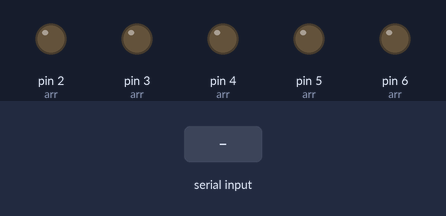
This sketch was run on a simulated Arduino Uno, built with avr-gcc and run on an emulated ATmega328P. Shown: output pins drawn as LEDs (lit = HIGH). The inputs (shaded band) are chosen by the test bench. Pins used as bus, display or sensor lines are not drawn; what the sketch prints to the serial monitor is not drawn.

Above: at 1.2 s.
1.3 s: "5\n" received over Serial
At 1.9 s:
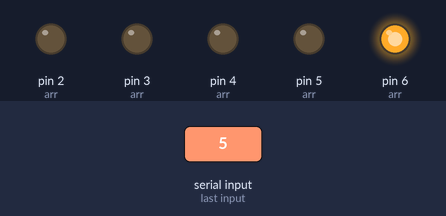
Timing chart, 0 to 4.3 s (numbered marks = the images above; inputs shaded):
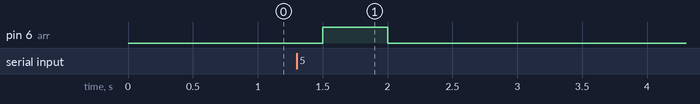

The sketch:

5light_flicker_on_input.ino
```cpp
int red = 2;
int yellow = 3;
int blue = 4;
int green = 5;
int white = 6;
int xInteger;


int arr[6] = {0,red, yellow, blue, green, white};


void setup() {
  // put your setup code here, to run once:
  for(int i=0;i<=6;i++){
    pinMode(arr[i], OUTPUT);}

  /*pinMode(yellow, OUTPUT);
  pinMode(blue, OUTPUT);
  pinMode(green, OUTPUT);
  pinMode(white, OUTPUT);
  */
  Serial.begin(9600);
  Serial.println("enter your input");

}

void loop() {
  // put your main code here, to run repeatedly:
  xInteger = Serial.parseInt();
  int i = xInteger;
  digitalWrite(arr[xInteger],HIGH);
  delay(500);
  digitalWrite(arr[xInteger], LOW);
  /*
  int i = random (0,5);
  digitalWrite(arr[i],HIGH);
  delay(100);
  digitalWrite(arr[i], LOW);
  */
}
```

Measured:
- after the input at 1.3 s, pin 6 (arr): LOW → HIGH after 0.20 s, → LOW 0.50 s later
